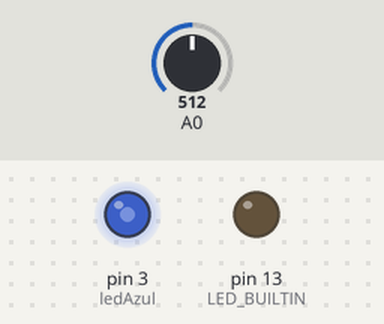
The sketch below on a simulated Arduino Uno, built with avr-gcc and run on an emulated ATmega328P. Shown: output pins drawn as LEDs (lit = HIGH). Inputs (shaded band) come from the test bench; at power-on: A0 = 512.

Above: at 1.2 s.
1.3 s: A0 set to 716
At 1.6 s:
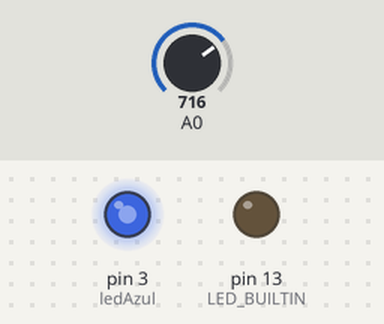
2.8 s: A0 set to 900
At 3.9 s:
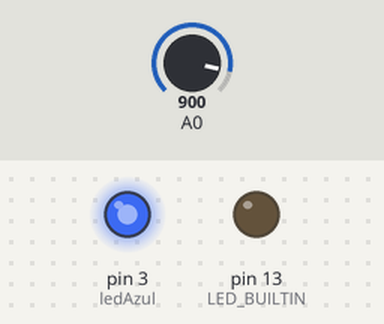
4.3 s: A0 set to 122
At 5.1 s:
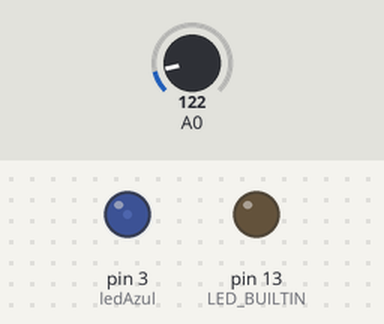
5.8 s: A0 set to 0
At 6.2 s:
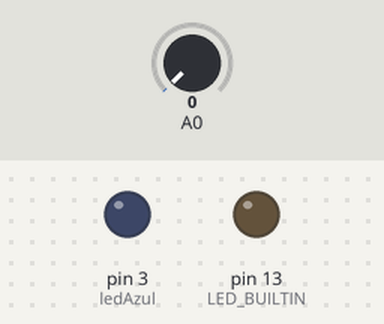
Timing chart, 0 to 8.3 s (numbered marks = the images above; inputs shaded):
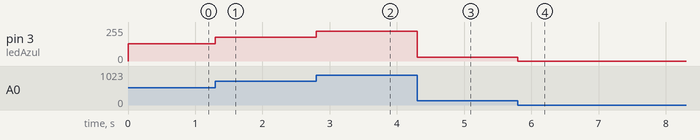

Measured:
- after the input at 1.3 s, pin 3 (ledAzul): 128/255 → 179/255 at once
- after the input at 2.8 s, pin 3 (ledAzul): 179/255 → 225/255 at once
- after the input at 4.3 s, pin 3 (ledAzul): 225/255 → 30/255 at once
- after the input at 5.8 s, pin 3 (ledAzul): 30/255 → 0/255 at once

The sketch:

potenciometro.ino
```cpp
// C++ code
//
int ledAzul = 3;

void setup()
{
  pinMode(LED_BUILTIN, OUTPUT);
  pinMode(ledAzul, OUTPUT);
}

void loop()
{
  int pot;
  int pwm;
  pot = analogRead(A0);
  pwm = pot / 4;

  analogWrite(ledAzul, pwm);

  /*
  digitalWrite(LED_BUILTIN, HIGH);
  delay(1000); // Wait for 1000 millisecond(s)
  digitalWrite(LED_BUILTIN, LOW);
  delay(1000); // Wait for 1000 millisecond(s)
  */
}
```
